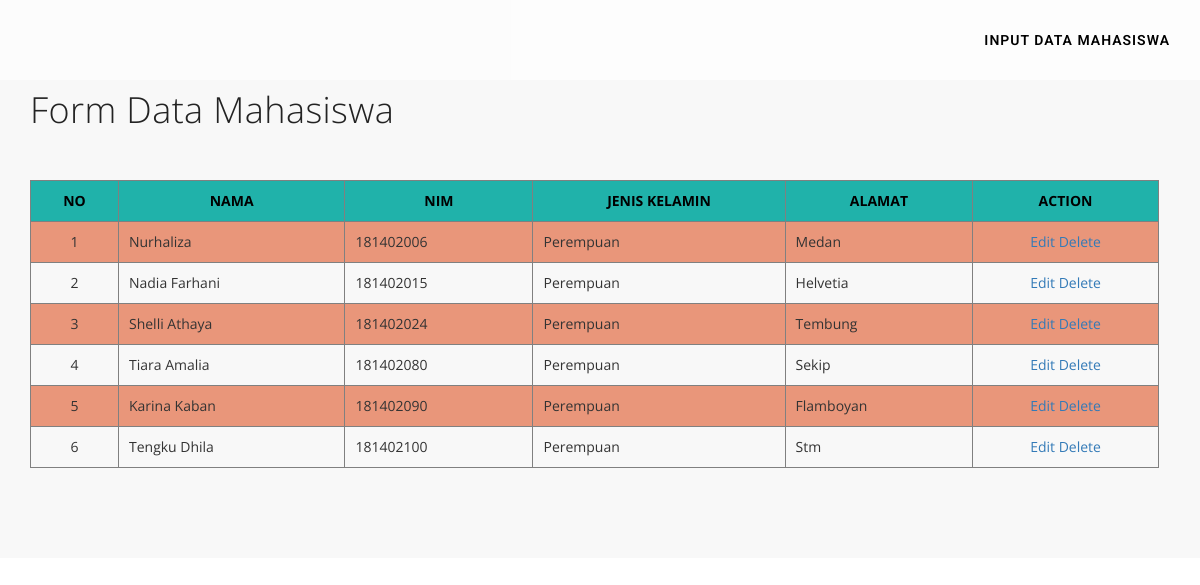
Screenshot of /data_mahasiswa/index.php/crud with the database file from the repository.
### tables this page shows
CREATE TABLE `mahasiswa` (
  `nama` varchar(100) NOT NULL,
  `nim` int(100) NOT NULL,
  `jenis_kelamin` varchar(100) NOT NULL,
  `alamat` varchar(100) NOT NULL
);

### data_mahasiswa/application/controllers/crud.php (called while the page is built, shortened)
<?php
class crud extends CI_Controller {
	function __construct() {
		$this->load->model('m_data');
		$this->load->helper('url');
	}
	public function index() {
		$data['mahasiswa'] = $this->m_data->tampil_data()->result();
		$this->load->view('v_tampil', $data);
	}
}

### data_mahasiswa/index.php (called while the page is built, shortened)
<?php
require_once BASEPATH.'core/CodeIgniter.php';

### data_mahasiswa/application/models/m_data.php (called while the page is built, shortened)
<?php
class M_data extends CI_Controller {
	public function tampil_data()
	{
		$data=$this->db->get("mahasiswa");
		return $data;
	}
}

### data_mahasiswa/application/views/v_tampil.php (the view, shortened to what this page needs)
<!DOCTYPE html>
<html lang="en">
	<head>
		<link rel="stylesheet" href="<?php echo base_url()?>aset/css/bootstrap.min.css" rel="stylesheet">
		<link rel="stylesheet" href="https://maxcdn.bootstrapcdn.com/font-awesome/4.4.0/css/font-awesome.min.css">
		<link rel="stylesheet" href="<?php echo base_url()?>aset/css/style.css" rel="stylesheet">
	</head>
	<body id="page-top">
		<nav class="navbar navbar-default navbar-fixed-top">
			<div class="container">
				<div class="collapse navbar-collapse" id="bs-example-navbar-collapse-1">
					<ul class="nav navbar-nav navbar-right">
						<li>
							<a class="page-scroll" href="<?php echo base_url('index.php/crud/input'); ?>">Input Data Mahasiswa</a>
						</li>
					</ul>
				</div>
			</div>
		</nav>
		<section class="light-bg">
			<div class="container">
				<div class="row">
					<div class="col-md-7">
						<div class="section-text">
							<h1>Form Data Mahasiswa</h1>
	<br>
	<table style="margin:20px auto;" border="1">
		<tr>
			<th><center>NO</th></center>
			<th><center>NAMA</th></center>
			<th><center>NIM</th></center>
			<th><center>JENIS KELAMIN</th></center>
			<th><center>ALAMAT</th></center>
			<th><center>ACTION</th></center>
		</tr>
		<?php
		$no = 1;
		foreach($mahasiswa as $u) {
		?>
		<tr>
			<td><center><?php echo $no++ ?></td></center>
			<td><?php echo $u->nama ?></td>
			<td><?php echo $u->nim ?></td>
			<td><?php echo $u->jenis_kelamin ?></td>
			<td><?php echo $u->alamat ?></td>
			<td><center><?php echo anchor('crud/edit/'.$u->nim,'Edit');?>
				<?php echo anchor('crud/delete/'.$u->nim,'Delete');?></td></center>
		</tr>
		<?php } ?>
	</table>
						</div>
					</div>
				</div>
			</div>
		</section>
	</body>
</html>

### data_mahasiswa/aset/css/style.css (style rules this page uses)
body { margin: 0px; font-family: "Open Sans", Sans-serif; }
h1, h2, h3, h4, h5, h6 { font-weight: 300; letter-spacing: 0.4px; font-family: "Open Sans", Sans-serif; color: #232323; }
a, a:hover, a:focus, a:active, a.active { outline: 0; }
@media (min-width: 768px) { section { padding: 150px 0; } }
section { padding: 70px 0; }
ul { padding-left: 0; padding-top: 10px; }
ul li { list-style: none; padding-bottom: 10px; font-family: 'Open Sans', sans-serif; font-size: 14px; font-weight: 500; line-height: 23px; letter-spacing: 0.2px; color: #000000; }
.navbar-default { background-color: #222; border-color: transparent }
.navbar-default .navbar-collapse { border-color: rgba(255,255,255,.02) }
.navbar-default .nav li a { font-family: "Roboto",sans-serif; text-transform: uppercase; font-weight: 600; letter-spacing: 1px; color:#000; }
@media (min-width:768px) { .navbar-default { background-color: rgba(255, 255, 255, 0.65); padding: 5px 0; -webkit-transition:padding .3s; -moz-transition:padding .3s; transition:padding .3s; border:0 } }
.light-bg { background-color: #f8f8f8; }

### data_mahasiswa/application/views/v_tampil.php (style rules this page uses)
table { border-collapse: collapse; width: 173%; }
th, td { text-align: left; padding: 10px; }
tr:nth-child(even) { background-color: #E9967A }
th { background-color: #20B2AA; color: black; }

### rows the page displays
mahasiswa: nama "Nurhaliza", nim "181402006", jenis_kelamin "Perempuan", alamat "Medan", nim "Edit", nim "Delete"
mahasiswa: nama "Nadia Farhani", nim "181402015", jenis_kelamin "Perempuan", alamat "Helvetia", nim "Edit", nim "Delete"
mahasiswa: nama "Shelli Athaya", nim "181402024", jenis_kelamin "Perempuan", alamat "Tembung", nim "Edit", nim "Delete"
mahasiswa: nama "Tiara Amalia", nim "181402080", jenis_kelamin "Perempuan", alamat "Sekip", nim "Edit", nim "Delete"
mahasiswa: nama "Karina Kaban", nim "181402090", jenis_kelamin "Perempuan", alamat "Flamboyan", nim "Edit", nim "Delete"
mahasiswa: nama "Tengku Dhila", nim "181402100", jenis_kelamin "Perempuan", alamat "Stm", nim "Edit", nim "Delete"
